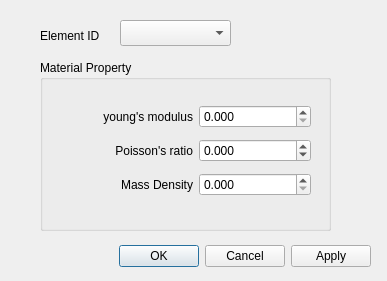
<?xml version="1.0" encoding="UTF-8"?>
<ui version="4.0">
 <class>Dialog_Solid2D</class>
 <widget class="QDialog" name="Dialog_Solid2D">
  <property name="geometry">
   <rect>
    <x>0</x>
    <y>0</y>
    <width>387</width>
    <height>281</height>
   </rect>
  </property>
  <property name="windowTitle">
   <string>Dialog</string>
  </property>
  <property name="sizeGripEnabled">
   <bool>false</bool>
  </property>
  <property name="modal">
   <bool>true</bool>
  </property>
  <widget class="QDialogButtonBox" name="buttonBox">
   <property name="geometry">
    <rect>
     <x>30</x>
     <y>240</y>
     <width>341</width>
     <height>32</height>
    </rect>
   </property>
   <property name="orientation">
    <enum>Qt::Horizontal</enum>
   </property>
   <property name="standardButtons">
    <set>QDialogButtonBox::Apply|QDialogButtonBox::Cancel|QDialogButtonBox::Ok</set>
   </property>
  </widget>
  <widget class="QComboBox" name="comboBox_IdEA">
   <property name="geometry">
    <rect>
     <x>120</x>
     <y>20</y>
     <width>111</width>
     <height>26</height>
    </rect>
   </property>
  </widget>
  <widget class="QLabel" name="label_4">
   <property name="geometry">
    <rect>
     <x>40</x>
     <y>20</y>
     <width>81</width>
     <height>31</height>
    </rect>
   </property>
   <property name="text">
    <string>Element ID</string>
   </property>
  </widget>
  <widget class="QGroupBox" name="MatProp">
   <property name="geometry">
    <rect>
     <x>40</x>
     <y>60</y>
     <width>291</width>
     <height>171</height>
    </rect>
   </property>
   <property name="title">
    <string>Material Property</string>
   </property>
   <widget class="QWidget" name="gridLayoutWidget">
    <property name="geometry">
     <rect>
      <x>30</x>
      <y>30</y>
      <width>251</width>
      <height>121</height>
     </rect>
    </property>
    <layout class="QGridLayout" name="gridLayout">
     <property name="margin">
      <number>10</number>
     </property>
     <item row="2" column="0">
      <widget class="QLabel" name="label_2">
       <property name="sizePolicy">
        <sizepolicy hsizetype="Minimum" vsizetype="Preferred">
         <horstretch>0</horstretch>
         <verstretch>0</verstretch>
        </sizepolicy>
       </property>
       <property name="text">
        <string>Poisson's ratio</string>
       </property>
       <property name="alignment">
        <set>Qt::AlignRight|Qt::AlignTrailing|Qt::AlignVCenter</set>
       </property>
      </widget>
     </item>
     <item row="3" column="0">
      <widget class="QLabel" name="label_3">
       <property name="sizePolicy">
        <sizepolicy hsizetype="Minimum" vsizetype="Preferred">
         <horstretch>0</horstretch>
         <verstretch>0</verstretch>
        </sizepolicy>
       </property>
       <property name="text">
        <string>Mass Density</string>
       </property>
       <property name="alignment">
        <set>Qt::AlignRight|Qt::AlignTrailing|Qt::AlignVCenter</set>
       </property>
      </widget>
     </item>
     <item row="3" column="2">
      <widget class="QDoubleSpinBox" name="doubleSpinBox_rho">
       <property name="decimals">
        <number>3</number>
       </property>
       <property name="maximum">
        <double>100000.000000000000000</double>
       </property>
       <property name="value">
        <double>0.000000000000000</double>
       </property>
      </widget>
     </item>
     <item row="2" column="2">
      <widget class="QDoubleSpinBox" name="doubleSpinBox_Poisson">
       <property name="decimals">
        <number>3</number>
       </property>
       <property name="minimum">
        <double>-1.000000000000000</double>
       </property>
       <property name="maximum">
        <double>0.500000000000000</double>
       </property>
       <property name="singleStep">
        <double>0.100000000000000</double>
       </property>
      </widget>
     </item>
     <item row="1" column="0">
      <widget class="QLabel" name="label">
       <property name="sizePolicy">
        <sizepolicy hsizetype="Minimum" vsizetype="Preferred">
         <horstretch>0</horstretch>
         <verstretch>0</verstretch>
        </sizepolicy>
       </property>
       <property name="text">
        <string>young's modulus</string>
       </property>
       <property name="alignment">
        <set>Qt::AlignRight|Qt::AlignTrailing|Qt::AlignVCenter</set>
       </property>
      </widget>
     </item>
     <item row="1" column="2">
      <widget class="QDoubleSpinBox" name="doubleSpinBox_Young">
       <property name="decimals">
        <number>3</number>
       </property>
       <property name="maximum">
        <double>1000000.000000000000000</double>
       </property>
       <property name="value">
        <double>0.000000000000000</double>
       </property>
      </widget>
     </item>
    </layout>
   </widget>
  </widget>
 </widget>
 <resources/>
 <connections>
  <connection>
   <sender>buttonBox</sender>
   <signal>accepted()</signal>
   <receiver>Dialog_Solid2D</receiver>
   <slot>accept()</slot>
   <hints>
    <hint type="sourcelabel">
     <x>248</x>
     <y>254</y>
    </hint>
    <hint type="destinationlabel">
     <x>157</x>
     <y>274</y>
    </hint>
   </hints>
  </connection>
  <connection>
   <sender>buttonBox</sender>
   <signal>rejected()</signal>
   <receiver>Dialog_Solid2D</receiver>
   <slot>reject()</slot>
   <hints>
    <hint type="sourcelabel">
     <x>316</x>
     <y>260</y>
    </hint>
    <hint type="destinationlabel">
     <x>286</x>
     <y>274</y>
    </hint>
   </hints>
  </connection>
 </connections>
</ui>
